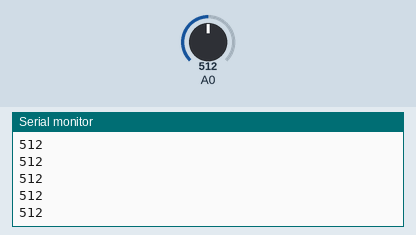
This sketch was run on a simulated Arduino Uno, built with avr-gcc and run on an emulated ATmega328P. Shown: the last lines printed to the serial monitor. The test bench sets the inputs (shaded band); at power-on: A0 = 512.

Above: at 1.2 s.
1.3 s: A0 set to 716
At 1.31 s:
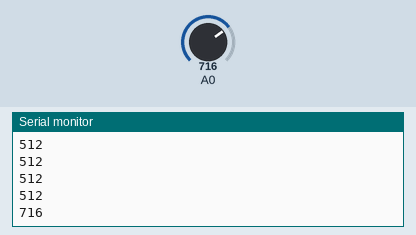
2.8 s: A0 set to 900
At 2.82 s:
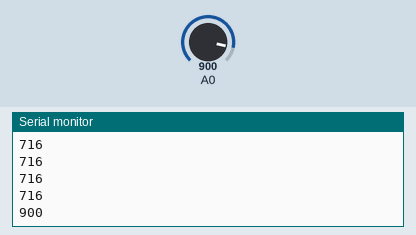
Timing chart, 0 to 5.8 s (numbered marks = the images above; inputs shaded):
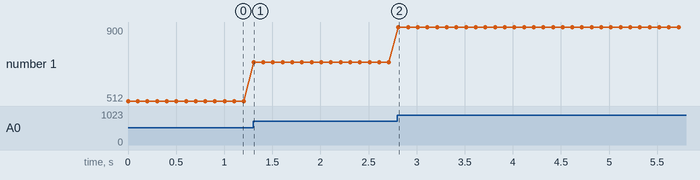

The sketch:

05IR-Sensor-Analog.ino
```cpp
void setup()
{
  Serial.begin(115200);
}

void loop()
{
Serial.println(analogRead(A0));
delay(100);
if(analogRead(A0)>1020){

  }else{

    }
}
```

Measured:
- after the input at 1.3 s, the serial monitor: prints a new line at once (image 1)
- after the input at 2.8 s, the serial monitor: prints a new line at once (image 2)
- plotted number 1: 512 → 716 after the input at 1.3 s, 716 → 900 after the input at 2.8 s
